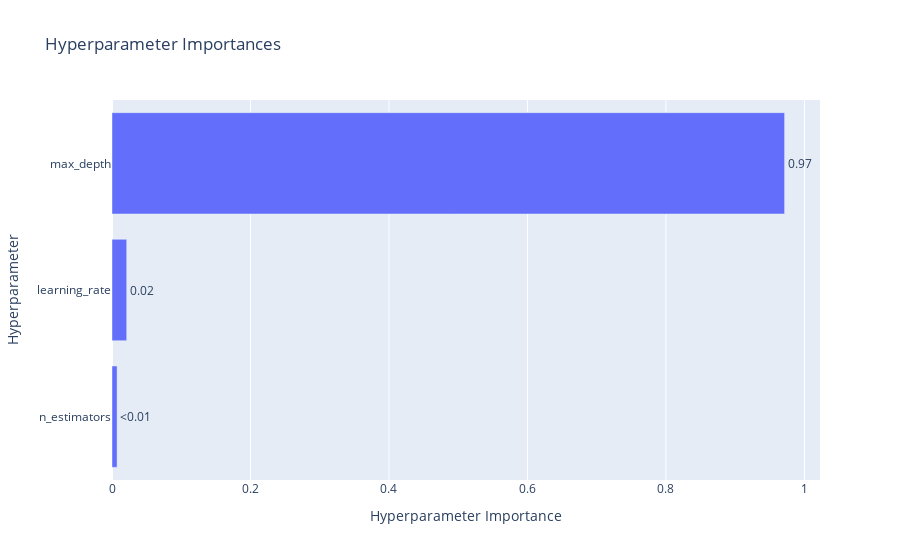

This figure's notebook cell:
### Code cell
optuna.visualization.plot_param_importances(study)

### Figure 1 — Plotly figure (JSON) as saved in the notebook; plotly's stock layout.template omitted (floating-point values rounded to 4 significant figures)
{"data": [{"cliponaxis": false, "hovertemplate": ["n_estimators (IntDistribution): 0.0073328058414286945<extra></extra>", "learning_rate (FloatDistribution): 0.021249788984471194<extra></extra>", "max_depth (IntDistribution): 0.9714174051741<extra></extra>"], "name": "Objective Value", "orientation": "h", "text": ["<0.01", "0.02", "0.97"], "textposition": "outside", "type": "bar", "x": [0.007333, 0.02125, 0.9714], "y": ["n_estimators", "learning_rate", "max_depth"]}], "layout": {"title": {"text": "Hyperparameter Importances"}, "xaxis": {"title": {"text": "Hyperparameter Importance"}}, "yaxis": {"title": {"text": "Hyperparameter"}}}}
